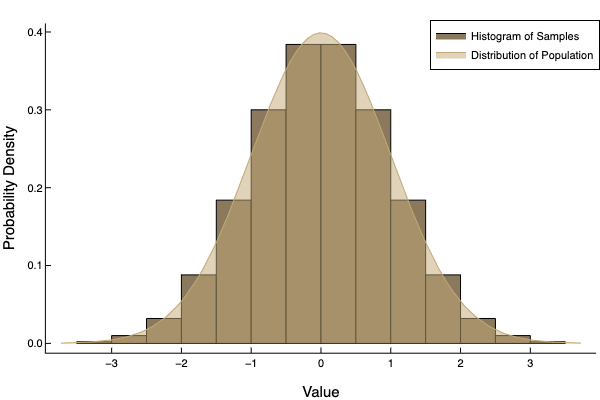

Reproduce this figure in Julia.
using Distributions, StatsPlots
p = histogram(quantile.(Normal(0, 1), range(1/1000, 1-1/1000, length = 1000)), normalize = :pdf, color = :navajowhite4, label = "Histogram of Samples")
plot!(Normal(0, 1), color = "#C1A875", fill=(0, 0.5,"#C1A875"), label = "Distribution of Population", grid = false)
xlabel!("Value"); ylabel!("Probability Density")
savefig(p, "measures-of-spread.png")
